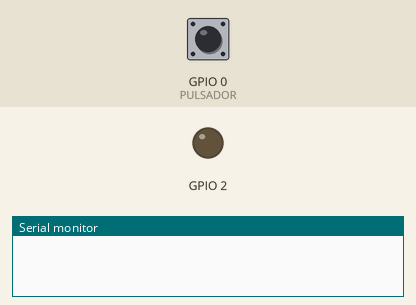
Simulated run of this sketch. Board: ESP32. On the bench: output pins drawn as LEDs (lit = HIGH), the last lines printed to the serial monitor. Dashed ring = blinking. The inputs (shaded band) are chosen by the test bench; at power-on: GPIO 0 (PULSADOR) HIGH.

Above: at 0.0 s.
At 2.2 s:
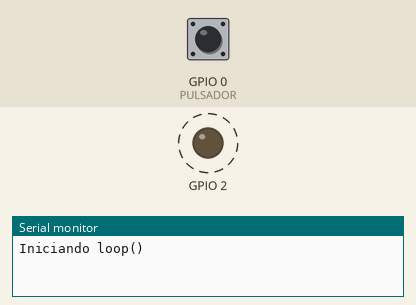
2.3 s: GPIO 0 (PULSADOR) pulled LOW for 0.15 s
Timing chart, 0 to 11.3 s (numbered marks = the images above; inputs shaded):
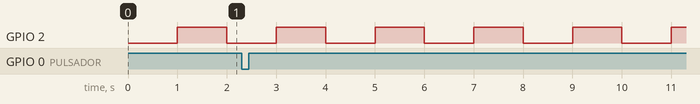

Measured:
- by itself, GPIO 2: alternates HIGH for 1.0 s and LOW for 1.0 s

The sketch:

_11_FreeRTOS_Dual_core.ino
```cpp
#define PULSADOR 0

void tarea1(void * pvParameters) {
  while (true) {
    digitalWrite(BUILTIN_LED, !digitalRead(BUILTIN_LED));
    delay(1000);
  }
}
void tarea2(void * pvParameters) {
  unsigned int veces = 0;
  while (true) {
    if (digitalRead(PULSADOR) == LOW) { //Lógica inversa
      Serial.print("Me han pulsado: ");
      Serial.println(veces++);
      delay(150);
    }
  }
}

void setup() {
  Serial.begin(112500);
  delay(1000);
  pinMode(BUILTIN_LED, OUTPUT);
  xTaskCreatePinnedToCore(tarea1, "parpadeo", 10000, NULL, 0, NULL, 0);
  xTaskCreatePinnedToCore(tarea2, "pulsador", 10000, NULL, 0, NULL, 1);
}

void loop() {
  Serial.println("Iniciando loop()");
  while (true) {
    delay(1000);
  }
}
```
